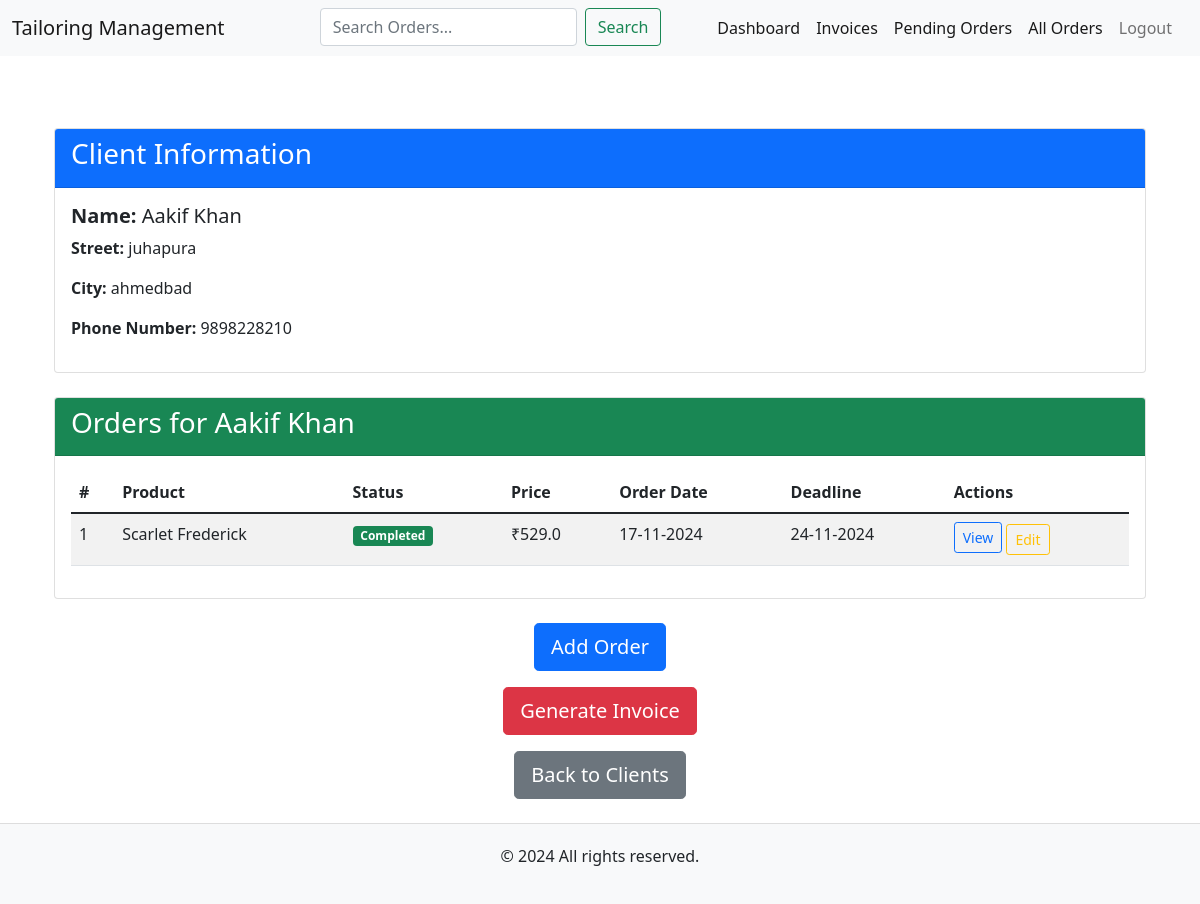
Page /client/1 (signed in) on the committed database.
### model.py (models this page shows, shortened)
class Client(db.Model):
    __tablename__ = 'clients'
    id: Mapped[int] = mapped_column(Integer, primary_key=True)
    name: Mapped[str] = mapped_column(String(100), nullable=False)
    street: Mapped[str] = mapped_column(String(250))
    city: Mapped[str] = mapped_column(String(15))
    phone_number: Mapped[str] = mapped_column(String(20))
    admin_id: Mapped[int] = mapped_column(Integer, db.ForeignKey('admins.id'), nullable=False)
    admin: Mapped["Admin"] = relationship("Admin", back_populates="clients")
    orders: Mapped[list["Order"]] = relationship("Order", back_populates="client", lazy="dynamic")

class Order(db.Model):
    __tablename__ = 'orders'
    id: Mapped[int] = mapped_column(Integer, primary_key=True)
    order_date: Mapped[datetime] = mapped_column(DateTime, nullable=False, default=datetime.utcnow)
    deadline: Mapped[datetime] = mapped_column(DateTime, nullable=False)
    product_name: Mapped[str] = mapped_column(String(50), nullable=False)
    price: Mapped[float] = mapped_column(Float, nullable=False)
    status: Mapped[str] = mapped_column(String(20), nullable=False, default="Pending")
    quantity: Mapped[int] = mapped_column(Integer, nullable=False, default=1)
    client_id: Mapped[int] = mapped_column(Integer, db.ForeignKey('clients.id'), nullable=False)
    client: Mapped[Client] = relationship("Client", back_populates="orders")
    admin_id: Mapped[int] = mapped_column(Integer, db.ForeignKey('admins.id'), nullable=False)
    admin: Mapped["Admin"] = relationship("Admin", back_populates="orders")

### main.py (the view)
@app.route('/client/<int:client_id>')
@login_required
def client_info(client_id):
    client = Client.query.get_or_404(client_id)
    return render_template('client_info.html', client=client)

### main.py (called while the page is built)
@login_manager.user_loader
def load_user(admin_id):
    return db.get_or_404(Admin, admin_id)

### templates/client_info.html (shortened to what this page needs)
{% extends "base.html" %}
{% block content %}
<div class="container mt-5">
    <div class="card mb-4">
        <div class="card-header bg-primary text-white">
            <h3>Client Information</h3>
        </div>
        <div class="card-body">
            <h5><strong>Name:</strong> {{ client.name }}</h5>
            <p><strong>Street:</strong> {{ client.street }}</p>
            <p><strong>City:</strong> {{ client.city }}</p>
            <p><strong>Phone Number:</strong> {{ client.phone_number }}</p>
        </div>
    </div>
    <div class="card mb-4">
        <div class="card-header bg-success text-white">
            <h3>Orders for {{ client.name }}</h3>
        </div>
        <div class="card-body">
            {% if client.orders %}
                <div class="d-none d-md-block">
                    <table class="table table-striped table-hover">
                        <thead class="thead-dark">
                            <tr>
                                <th>#</th>
                                <th>Product</th>
                                <th>Status</th>
                                <th>Price</th>
                                <th>Order Date</th>
                                <th>Deadline</th>
                                <th>Actions</th>
                            </tr>
                        </thead>
                        <tbody>
                            {% for order in client.orders %}
                                <tr>
                                    <td>{{ order.id }}</td>
                                    <td>{{ order.product_name }}</td>
                                    <td>
                                        {% if order.status == 'Pending' %}
                                            <span class="badge bg-warning text-dark">{{ order.status }}</span>
                                        {% elif order.status == 'Completed' %}
                                            <span class="badge bg-success">{{ order.status }}</span>
                                        {% elif order.status == 'Delivered' %}
                                            <span class="badge bg-info">{{ order.status }}</span>
                                        {% else %}
                                            <span class="badge bg-secondary">{{ order.status }}</span>
                                        {% endif %}
                                    </td>
                                    <td>₹{{ order.price }}</td>
                                    <td>{{ order.order_date.strftime('%d-%m-%Y') }}</td>
                                    <td>{{ order.deadline.strftime('%d-%m-%Y') }}</td>
                                    <td>
                                        <a href="{{ url_for('view_order', order_id=order.id) }}" class="btn btn-outline-primary btn-sm mb-1">
                                             View
                                        </a>
                                        <a href="{{ url_for('edit_order', order_id=order.id) }}" class="btn btn-outline-warning btn-sm">
                                             Edit
                                        </a>
                                    </td>
                                </tr>
                            {% endfor %}
                        </tbody>
                    </table>
                </div>
            {% else %}
                <p>No orders found for this client.</p>
            {% endif %}
        </div>
    </div>
    <div class="d-flex flex-column align-items-center mt-4 mb-4">
        <a href="{{ url_for('add_order', client_id=client.id) }}" class="btn btn-primary btn-lg mb-3">Add Order</a>
        <a href="{{ url_for('generate_invoice', client_id=client.id) }}" class="btn btn-danger btn-lg mb-3">Generate Invoice</a>
        <a href="{{ url_for('home') }}" class="btn btn-secondary btn-lg">Back to Clients</a>
    </div>
</div>
{% endblock %}

### static/css/styles.css (style rules this page uses)
html, body { height: 100%; margin: 0; display: flex; flex-direction: column; }

### rows in the picture
Client: name "Aakif Khan", street "juhapura", city "ahmedbad", phone_number "9898228210"
Order: id "1", product_name "Scarlet Frederick", status "Completed", price "529.0", order_date "17-11-2024", deadline "24-11-2024"
